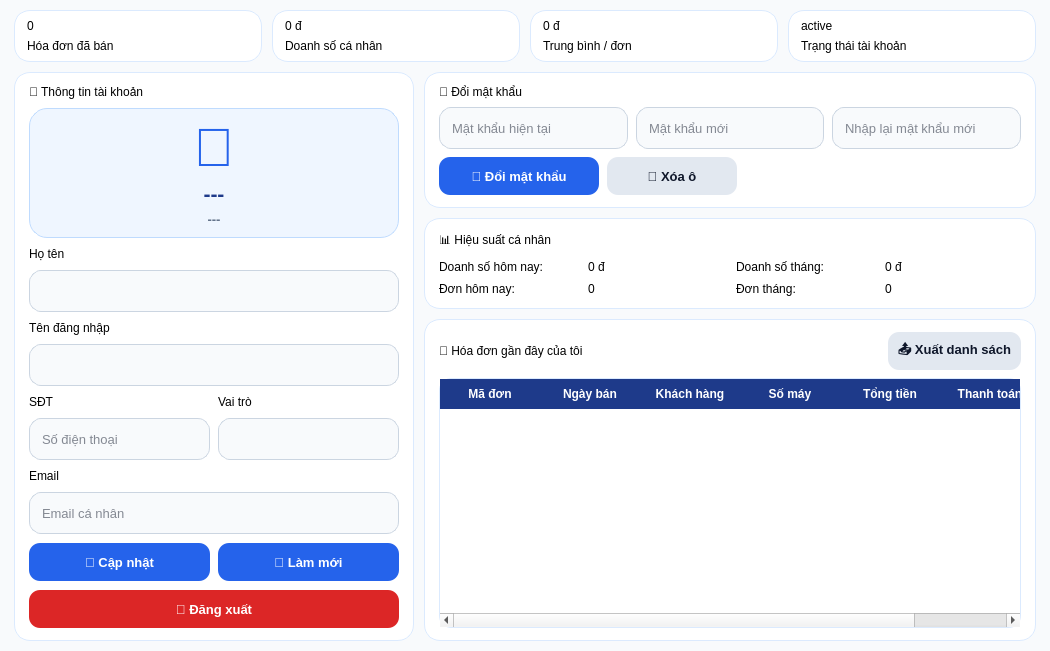
<?xml version="1.0" encoding="UTF-8"?>
<ui version="4.0">
 <class>ProfilePage</class>
 <widget class="QWidget" name="ProfilePage">
  <property name="geometry">
   <rect>
    <x>0</x>
    <y>0</y>
    <width>1050</width>
    <height>560</height>
   </rect>
  </property>

  <property name="styleSheet">
   <string><![CDATA[
QWidget#ProfilePage {
    background-color: #f8fafc;
}

QFrame#infoPanel,
QFrame#passwordPanel,
QFrame#salesPanel,
QFrame#invoicePanel,
QFrame#summaryCard1,
QFrame#summaryCard2,
QFrame#summaryCard3,
QFrame#summaryCard4 {
    background-color: white;
    border: 1px solid #dbeafe;
    border-radius: 16px;
}

QFrame#avatarBox {
    background-color: #eff6ff;
    border: 1px solid #bfdbfe;
    border-radius: 18px;
}

QLabel.sectionTitle {
    color: #1e3a8a;
    font-size: 16px;
    font-weight: bold;
}

QLabel.formLabel {
    color: #334155;
    font-size: 12px;
    font-weight: bold;
}

QLabel.valueLabel {
    color: #0f172a;
    font-size: 13px;
    font-weight: bold;
}

QLabel.statNumber {
    color: #2563eb;
    font-size: 21px;
    font-weight: bold;
}

QLabel.statText {
    color: #64748b;
    font-size: 12px;
}

QLabel#lblAvatar {
    color: #2563eb;
    font-size: 54px;
    font-weight: bold;
}

QLabel#lblProfileName {
    color: #1e3a8a;
    font-size: 21px;
    font-weight: bold;
}

QLabel#lblProfileRole {
    color: #64748b;
    font-size: 13px;
    font-weight: bold;
}

QLineEdit,
QComboBox {
    background-color: #f8fafc;
    border: 1px solid #cbd5e1;
    border-radius: 12px;
    padding: 6px 32px 6px 10px;
    color: #0f172a;
    font-size: 13px;
    min-height: 28px;
}

QLineEdit:focus,
QComboBox:focus {
    border: 2px solid #2563eb;
    background-color: white;
}

QComboBox::drop-down {
    subcontrol-origin: padding;
    subcontrol-position: top right;
    width: 28px;
    border-left: 1px solid #cbd5e1;
    border-top-right-radius: 12px;
    border-bottom-right-radius: 12px;
    background-color: #eff6ff;
}

QComboBox::down-arrow {
    width: 10px;
    height: 10px;
}

QComboBox QAbstractItemView {
    background-color: white;
    color: #0f172a;
    selection-background-color: #dbeafe;
    selection-color: #0f172a;
    border: 1px solid #93c5fd;
    border-radius: 10px;
    padding: 6px;
    outline: 0;
    font-size: 13px;
}

QPushButton {
    border: none;
    border-radius: 11px;
    padding: 7px 10px;
    font-size: 13px;
    font-weight: bold;
    min-height: 24px;
}

QPushButton#btnUpdateProfile,
QPushButton#btnChangePassword,
QPushButton#btnRefreshProfile {
    background-color: #2563eb;
    color: white;
}

QPushButton#btnClearPassword,
QPushButton#btnExportMyInvoices {
    background-color: #e2e8f0;
    color: #0f172a;
}

QPushButton#btnLogoutProfile {
    background-color: #dc2626;
    color: white;
}

QTableWidget {
    background-color: white;
    border: 1px solid #dbeafe;
    border-radius: 12px;
    gridline-color: #e2e8f0;
    color: #0f172a;
    font-size: 12px;
}

QTableWidget::item {
    padding: 5px;
}

QTableWidget::item:selected {
    background-color: #dbeafe;
    color: #0f172a;
}

QHeaderView::section {
    background-color: #1e3a8a;
    color: white;
    padding: 6px;
    border: none;
    font-weight: bold;
}
   ]]></string>
  </property>

  <layout class="QVBoxLayout" name="mainLayout">
   <property name="leftMargin"><number>14</number></property>
   <property name="topMargin"><number>10</number></property>
   <property name="rightMargin"><number>14</number></property>
   <property name="bottomMargin"><number>10</number></property>
   <property name="spacing"><number>10</number></property>

   <item>
    <layout class="QHBoxLayout" name="summaryLayout">
     <property name="spacing"><number>10</number></property>

     <item>
      <widget class="QFrame" name="summaryCard1">
       <property name="maximumSize"><size><width>16777215</width><height>74</height></size></property>
       <layout class="QVBoxLayout">
        <property name="leftMargin"><number>12</number></property>
        <property name="topMargin"><number>8</number></property>
        <property name="rightMargin"><number>12</number></property>
        <property name="bottomMargin"><number>8</number></property>
        <item>
         <widget class="QLabel" name="lblMyInvoices">
          <property name="text"><string>0</string></property>
          <property name="class" stdset="0"><string>statNumber</string></property>
         </widget>
        </item>
        <item>
         <widget class="QLabel" name="lblMyInvoicesText">
          <property name="text"><string>Hóa đơn đã bán</string></property>
          <property name="class" stdset="0"><string>statText</string></property>
         </widget>
        </item>
       </layout>
      </widget>
     </item>

     <item>
      <widget class="QFrame" name="summaryCard2">
       <property name="maximumSize"><size><width>16777215</width><height>74</height></size></property>
       <layout class="QVBoxLayout">
        <property name="leftMargin"><number>12</number></property>
        <property name="topMargin"><number>8</number></property>
        <property name="rightMargin"><number>12</number></property>
        <property name="bottomMargin"><number>8</number></property>
        <item>
         <widget class="QLabel" name="lblMyRevenue">
          <property name="text"><string>0 đ</string></property>
          <property name="class" stdset="0"><string>statNumber</string></property>
         </widget>
        </item>
        <item>
         <widget class="QLabel" name="lblMyRevenueText">
          <property name="text"><string>Doanh số cá nhân</string></property>
          <property name="class" stdset="0"><string>statText</string></property>
         </widget>
        </item>
       </layout>
      </widget>
     </item>

     <item>
      <widget class="QFrame" name="summaryCard3">
       <property name="maximumSize"><size><width>16777215</width><height>74</height></size></property>
       <layout class="QVBoxLayout">
        <property name="leftMargin"><number>12</number></property>
        <property name="topMargin"><number>8</number></property>
        <property name="rightMargin"><number>12</number></property>
        <property name="bottomMargin"><number>8</number></property>
        <item>
         <widget class="QLabel" name="lblMyAov">
          <property name="text"><string>0 đ</string></property>
          <property name="class" stdset="0"><string>statNumber</string></property>
         </widget>
        </item>
        <item>
         <widget class="QLabel" name="lblMyAovText">
          <property name="text"><string>Trung bình / đơn</string></property>
          <property name="class" stdset="0"><string>statText</string></property>
         </widget>
        </item>
       </layout>
      </widget>
     </item>

     <item>
      <widget class="QFrame" name="summaryCard4">
       <property name="maximumSize"><size><width>16777215</width><height>74</height></size></property>
       <layout class="QVBoxLayout">
        <property name="leftMargin"><number>12</number></property>
        <property name="topMargin"><number>8</number></property>
        <property name="rightMargin"><number>12</number></property>
        <property name="bottomMargin"><number>8</number></property>
        <item>
         <widget class="QLabel" name="lblAccountStatus">
          <property name="text"><string>active</string></property>
          <property name="class" stdset="0"><string>statNumber</string></property>
         </widget>
        </item>
        <item>
         <widget class="QLabel" name="lblAccountStatusText">
          <property name="text"><string>Trạng thái tài khoản</string></property>
          <property name="class" stdset="0"><string>statText</string></property>
         </widget>
        </item>
       </layout>
      </widget>
     </item>

    </layout>
   </item>

   <item>
    <layout class="QHBoxLayout" name="contentLayout">
     <property name="spacing"><number>10</number></property>

     <item>
      <layout class="QVBoxLayout" name="leftLayout">
       <property name="spacing"><number>10</number></property>

       <item>
        <widget class="QFrame" name="infoPanel">
         <property name="minimumSize"><size><width>360</width><height>0</height></size></property>
         <property name="maximumSize"><size><width>400</width><height>16777215</height></size></property>

         <layout class="QVBoxLayout" name="infoLayout">
          <property name="leftMargin"><number>14</number></property>
          <property name="topMargin"><number>12</number></property>
          <property name="rightMargin"><number>14</number></property>
          <property name="bottomMargin"><number>12</number></property>
          <property name="spacing"><number>9</number></property>

          <item>
           <widget class="QLabel" name="lblInfoTitle">
            <property name="text"><string>👤 Thông tin tài khoản</string></property>
            <property name="class" stdset="0"><string>sectionTitle</string></property>
           </widget>
          </item>

          <item>
           <widget class="QFrame" name="avatarBox">
            <property name="minimumSize"><size><width>0</width><height>130</height></size></property>
            <layout class="QVBoxLayout" name="avatarLayout">
             <property name="leftMargin"><number>12</number></property>
             <property name="topMargin"><number>10</number></property>
             <property name="rightMargin"><number>12</number></property>
             <property name="bottomMargin"><number>10</number></property>
             <item>
              <widget class="QLabel" name="lblAvatar">
               <property name="text"><string>👤</string></property>
               <property name="alignment"><set>Qt::AlignmentFlag::AlignCenter</set></property>
              </widget>
             </item>
             <item>
              <widget class="QLabel" name="lblProfileName">
               <property name="text"><string>---</string></property>
               <property name="alignment"><set>Qt::AlignmentFlag::AlignCenter</set></property>
              </widget>
             </item>
             <item>
              <widget class="QLabel" name="lblProfileRole">
               <property name="text"><string>---</string></property>
               <property name="alignment"><set>Qt::AlignmentFlag::AlignCenter</set></property>
              </widget>
             </item>
            </layout>
           </widget>
          </item>

          <item><widget class="QLabel" name="lblFullName"><property name="text"><string>Họ tên</string></property><property name="class" stdset="0"><string>formLabel</string></property></widget></item>
          <item><widget class="QLineEdit" name="txtFullName"><property name="minimumSize"><size><width>0</width><height>38</height></size></property></widget></item>

          <item><widget class="QLabel" name="lblUsername"><property name="text"><string>Tên đăng nhập</string></property><property name="class" stdset="0"><string>formLabel</string></property></widget></item>
          <item><widget class="QLineEdit" name="txtUsername"><property name="minimumSize"><size><width>0</width><height>38</height></size></property><property name="readOnly"><bool>true</bool></property></widget></item>

          <item>
           <layout class="QHBoxLayout" name="contactTitleLayout">
            <property name="spacing"><number>8</number></property>
            <item><widget class="QLabel" name="lblPhone"><property name="text"><string>SĐT</string></property><property name="class" stdset="0"><string>formLabel</string></property></widget></item>
            <item><widget class="QLabel" name="lblRole"><property name="text"><string>Vai trò</string></property><property name="class" stdset="0"><string>formLabel</string></property></widget></item>
           </layout>
          </item>

          <item>
           <layout class="QHBoxLayout" name="contactLayout">
            <property name="spacing"><number>8</number></property>
            <item><widget class="QLineEdit" name="txtPhone"><property name="minimumSize"><size><width>0</width><height>38</height></size></property><property name="placeholderText"><string>Số điện thoại</string></property></widget></item>
            <item><widget class="QLineEdit" name="txtRole"><property name="minimumSize"><size><width>0</width><height>38</height></size></property><property name="readOnly"><bool>true</bool></property></widget></item>
           </layout>
          </item>

          <item><widget class="QLabel" name="lblEmail"><property name="text"><string>Email</string></property><property name="class" stdset="0"><string>formLabel</string></property></widget></item>
          <item><widget class="QLineEdit" name="txtEmail"><property name="minimumSize"><size><width>0</width><height>38</height></size></property><property name="placeholderText"><string>Email cá nhân</string></property></widget></item>

          <item>
           <layout class="QHBoxLayout" name="infoButtonLayout">
            <property name="spacing"><number>8</number></property>
            <item><widget class="QPushButton" name="btnUpdateProfile"><property name="minimumSize"><size><width>0</width><height>38</height></size></property><property name="text"><string>💾 Cập nhật</string></property></widget></item>
            <item><widget class="QPushButton" name="btnRefreshProfile"><property name="minimumSize"><size><width>0</width><height>38</height></size></property><property name="text"><string>🔄 Làm mới</string></property></widget></item>
           </layout>
          </item>

          <item>
           <widget class="QPushButton" name="btnLogoutProfile">
            <property name="minimumSize"><size><width>0</width><height>38</height></size></property>
            <property name="text"><string>🚪 Đăng xuất</string></property>
           </widget>
          </item>

         </layout>
        </widget>
       </item>

      </layout>
     </item>

     <item>
      <layout class="QVBoxLayout" name="rightLayout">
       <property name="spacing"><number>10</number></property>

       <item>
        <widget class="QFrame" name="passwordPanel">
         <property name="maximumSize"><size><width>16777215</width><height>160</height></size></property>
         <layout class="QVBoxLayout" name="passwordLayout">
          <property name="leftMargin"><number>14</number></property>
          <property name="topMargin"><number>12</number></property>
          <property name="rightMargin"><number>14</number></property>
          <property name="bottomMargin"><number>12</number></property>
          <property name="spacing"><number>8</number></property>

          <item>
           <widget class="QLabel" name="lblPasswordTitle">
            <property name="text"><string>🔐 Đổi mật khẩu</string></property>
            <property name="class" stdset="0"><string>sectionTitle</string></property>
           </widget>
          </item>

          <item>
           <layout class="QHBoxLayout" name="passwordInputLayout">
            <property name="spacing"><number>8</number></property>
            <item><widget class="QLineEdit" name="txtOldPassword"><property name="minimumSize"><size><width>0</width><height>38</height></size></property><property name="placeholderText"><string>Mật khẩu hiện tại</string></property><property name="echoMode"><enum>QLineEdit::EchoMode::Password</enum></property></widget></item>
            <item><widget class="QLineEdit" name="txtNewPassword"><property name="minimumSize"><size><width>0</width><height>38</height></size></property><property name="placeholderText"><string>Mật khẩu mới</string></property><property name="echoMode"><enum>QLineEdit::EchoMode::Password</enum></property></widget></item>
            <item><widget class="QLineEdit" name="txtConfirmPassword"><property name="minimumSize"><size><width>0</width><height>38</height></size></property><property name="placeholderText"><string>Nhập lại mật khẩu mới</string></property><property name="echoMode"><enum>QLineEdit::EchoMode::Password</enum></property></widget></item>
           </layout>
          </item>

          <item>
           <layout class="QHBoxLayout" name="passwordButtonLayout">
            <property name="spacing"><number>8</number></property>
            <item><widget class="QPushButton" name="btnChangePassword"><property name="minimumSize"><size><width>160</width><height>38</height></size></property><property name="text"><string>🔑 Đổi mật khẩu</string></property></widget></item>
            <item><widget class="QPushButton" name="btnClearPassword"><property name="minimumSize"><size><width>130</width><height>38</height></size></property><property name="text"><string>🧹 Xóa ô</string></property></widget></item>
            <item>
             <spacer name="passwordSpacer">
              <property name="orientation"><enum>Qt::Orientation::Horizontal</enum></property>
              <property name="sizeHint" stdset="0"><size><width>40</width><height>20</height></size></property>
             </spacer>
            </item>
           </layout>
          </item>

         </layout>
        </widget>
       </item>

       <item>
        <widget class="QFrame" name="salesPanel">
         <property name="maximumSize"><size><width>16777215</width><height>140</height></size></property>
         <layout class="QVBoxLayout" name="salesLayout">
          <property name="leftMargin"><number>14</number></property>
          <property name="topMargin"><number>12</number></property>
          <property name="rightMargin"><number>14</number></property>
          <property name="bottomMargin"><number>12</number></property>
          <property name="spacing"><number>8</number></property>

          <item>
           <widget class="QLabel" name="lblSalesTitle">
            <property name="text"><string>📊 Hiệu suất cá nhân</string></property>
            <property name="class" stdset="0"><string>sectionTitle</string></property>
           </widget>
          </item>

          <item>
           <layout class="QGridLayout" name="salesGrid">
            <property name="horizontalSpacing"><number>12</number></property>
            <property name="verticalSpacing"><number>8</number></property>

            <item row="0" column="0"><widget class="QLabel" name="lblTodayRevenueText"><property name="text"><string>Doanh số hôm nay:</string></property><property name="class" stdset="0"><string>formLabel</string></property></widget></item>
            <item row="0" column="1"><widget class="QLabel" name="lblTodayRevenueValue"><property name="text"><string>0 đ</string></property><property name="class" stdset="0"><string>valueLabel</string></property></widget></item>

            <item row="0" column="2"><widget class="QLabel" name="lblMonthRevenueText"><property name="text"><string>Doanh số tháng:</string></property><property name="class" stdset="0"><string>formLabel</string></property></widget></item>
            <item row="0" column="3"><widget class="QLabel" name="lblMonthRevenueValue"><property name="text"><string>0 đ</string></property><property name="class" stdset="0"><string>valueLabel</string></property></widget></item>

            <item row="1" column="0"><widget class="QLabel" name="lblTodayOrderText"><property name="text"><string>Đơn hôm nay:</string></property><property name="class" stdset="0"><string>formLabel</string></property></widget></item>
            <item row="1" column="1"><widget class="QLabel" name="lblTodayOrderValue"><property name="text"><string>0</string></property><property name="class" stdset="0"><string>valueLabel</string></property></widget></item>

            <item row="1" column="2"><widget class="QLabel" name="lblMonthOrderText"><property name="text"><string>Đơn tháng:</string></property><property name="class" stdset="0"><string>formLabel</string></property></widget></item>
            <item row="1" column="3"><widget class="QLabel" name="lblMonthOrderValue"><property name="text"><string>0</string></property><property name="class" stdset="0"><string>valueLabel</string></property></widget></item>

           </layout>
          </item>

         </layout>
        </widget>
       </item>

       <item>
        <widget class="QFrame" name="invoicePanel">
         <layout class="QVBoxLayout" name="invoiceLayout">
          <property name="leftMargin"><number>14</number></property>
          <property name="topMargin"><number>12</number></property>
          <property name="rightMargin"><number>14</number></property>
          <property name="bottomMargin"><number>12</number></property>
          <property name="spacing"><number>8</number></property>

          <item>
           <layout class="QHBoxLayout" name="invoiceTitleLayout">
            <item>
             <widget class="QLabel" name="lblInvoiceTitle">
              <property name="text"><string>🧾 Hóa đơn gần đây của tôi</string></property>
              <property name="class" stdset="0"><string>sectionTitle</string></property>
             </widget>
            </item>
            <item>
             <spacer name="invoiceSpacer">
              <property name="orientation"><enum>Qt::Orientation::Horizontal</enum></property>
              <property name="sizeHint" stdset="0"><size><width>40</width><height>20</height></size></property>
             </spacer>
            </item>
            <item>
             <widget class="QPushButton" name="btnExportMyInvoices">
              <property name="minimumSize"><size><width>130</width><height>36</height></size></property>
              <property name="text"><string>📤 Xuất danh sách</string></property>
             </widget>
            </item>
           </layout>
          </item>

          <item>
           <widget class="QTableWidget" name="tableMyInvoices">
            <property name="minimumSize"><size><width>0</width><height>210</height></size></property>
            <property name="columnCount"><number>6</number></property>
            <column><property name="text"><string>Mã đơn</string></property></column>
            <column><property name="text"><string>Ngày bán</string></property></column>
            <column><property name="text"><string>Khách hàng</string></property></column>
            <column><property name="text"><string>Số máy</string></property></column>
            <column><property name="text"><string>Tổng tiền</string></property></column>
            <column><property name="text"><string>Thanh toán</string></property></column>
           </widget>
          </item>

         </layout>
        </widget>
       </item>

      </layout>
     </item>

    </layout>
   </item>

  </layout>
 </widget>
 <resources/>
 <connections/>
</ui>
